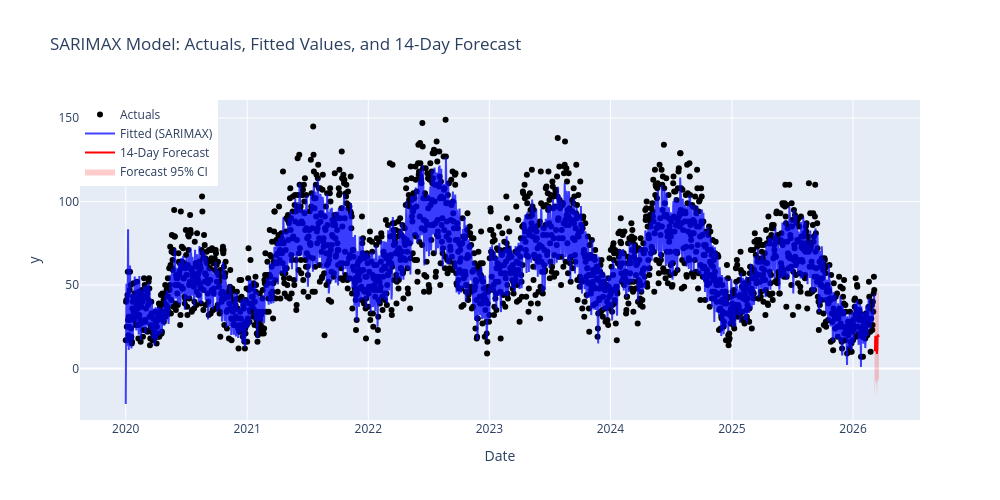

Notebook code cell kept with this figure:
### Code cell
import plotly.graph_objects as go

# Create figure
fig = go.Figure()

# Actuals as circles
fig.add_trace(go.Scatter(
    x=rs['ds'],
    y=rs['y'],
    mode='markers',  # dots only
    name='Actuals',
    marker=dict(color='black', size=6)
))

# Fitted values as line
fig.add_trace(go.Scatter(
    x=rs['ds'],
    y=sarimax_model.fittedvalues,
    mode='lines',
    name='Fitted (SARIMAX)',
    line=dict(color='blue', width=2),
    opacity=0.75
))

# Forecast as line
fig.add_trace(go.Scatter(
    x=forecast_df['ds'],
    y=forecast_df['forecast'],
    mode='lines',
    name='14-Day Forecast',
    line=dict(color='red', width=2)
))

# Forecast confidence interval as filled area
fig.add_trace(go.Scatter(
    x=list(forecast_df['ds']) + list(forecast_df['ds'][::-1]),
    y=list(forecast_df['upper_ci']) + list(forecast_df['lower_ci'][::-1]),
    fill='toself',
    fillcolor='rgba(255,0,0,0.2)',
    line=dict(color='rgba(255,255,255,0)'),
    hoverinfo="skip",
    showlegend=True,
    name='Forecast 95% CI'
))

# Layout
fig.update_layout(
    title='SARIMAX Model: Actuals, Fitted Values, and 14-Day Forecast',
    xaxis_title='Date',
    yaxis_title='y',
    legend=dict(x=0, y=1),
    hovermode='x unified',
    width=1000,
    height=500
)

fig.show()

### Figure 1 — Plotly figure (JSON) as saved in the notebook; plotly's stock layout.template omitted (floating-point values rounded to 4 significant figures; data arrays with more than 128 entries replaced by an {"elided": "..."} marker saying what was removed)
{"data": [{"marker": {"color": "black", "size": 6}, "mode": "markers", "name": "Actuals", "type": "scatter", "x": {"elided": "2257 str values"}, "y": {"elided": "2257 int values"}}, {"line": {"color": "blue", "width": 2}, "mode": "lines", "name": "Fitted (SARIMAX)", "opacity": 0.75, "type": "scatter", "x": {"elided": "2257 str values"}, "y": {"elided": "2257 float values"}}, {"line": {"color": "red", "width": 2}, "mode": "lines", "name": "14-Day Forecast", "type": "scatter", "x": ["2026-03-07T00:00:00", "2026-03-08T00:00:00", "2026-03-09T00:00:00", "2026-03-10T00:00:00", "2026-03-11T00:00:00", "2026-03-12T00:00:00", "2026-03-13T00:00:00", "2026-03-14T00:00:00", "2026-03-15T00:00:00", "2026-03-16T00:00:00", "2026-03-17T00:00:00", "2026-03-18T00:00:00", "2026-03-19T00:00:00", "2026-03-20T00:00:00"], "y": [10.39, 10.96, 18.88, 18.97, 18.49, 17.53, 17.92, 8.691, 11.01, 19.68, 20.23, 19.97, 19.12, 19.55]}, {"fill": "toself", "fillcolor": "rgba(255,0,0,0.2)", "hoverinfo": "skip", "line": {"color": "rgba(255,255,255,0)"}, "name": "Forecast 95% CI", "showlegend": true, "type": "scatter", "x": ["2026-03-07T00:00:00", "2026-03-08T00:00:00", "2026-03-09T00:00:00", "2026-03-10T00:00:00", "2026-03-11T00:00:00", "2026-03-12T00:00:00", "2026-03-13T00:00:00", "2026-03-14T00:00:00", "2026-03-15T00:00:00", "2026-03-16T00:00:00", "2026-03-17T00:00:00", "2026-03-18T00:00:00", "2026-03-19T00:00:00", "2026-03-20T00:00:00", "2026-03-20T00:00:00", "2026-03-19T00:00:00", "2026-03-18T00:00:00", "2026-03-17T00:00:00", "2026-03-16T00:00:00", "2026-03-15T00:00:00", "2026-03-14T00:00:00", "2026-03-13T00:00:00", "2026-03-12T00:00:00", "2026-03-11T00:00:00", "2026-03-10T00:00:00", "2026-03-09T00:00:00", "2026-03-08T00:00:00", "2026-03-07T00:00:00"], "y": [34.76, 36.34, 44.86, 45.1, 44.68, 43.74, 44.14, 35.15, 37.5, 46.19, 46.75, 46.51, 45.66, 46.09, -6.996, -7.416, -6.557, -6.298, -6.834, -15.48, -17.76, -8.307, -8.687, -7.696, -7.157, -7.102, -14.42, -13.98]}], "layout": {"height": 500, "hovermode": "x unified", "legend": {"x": 0, "y": 1}, "title": {"text": "SARIMAX Model: Actuals, Fitted Values, and 14-Day Forecast"}, "width": 1000, "xaxis": {"title": {"text": "Date"}}, "yaxis": {"title": {"text": "y"}}}}
